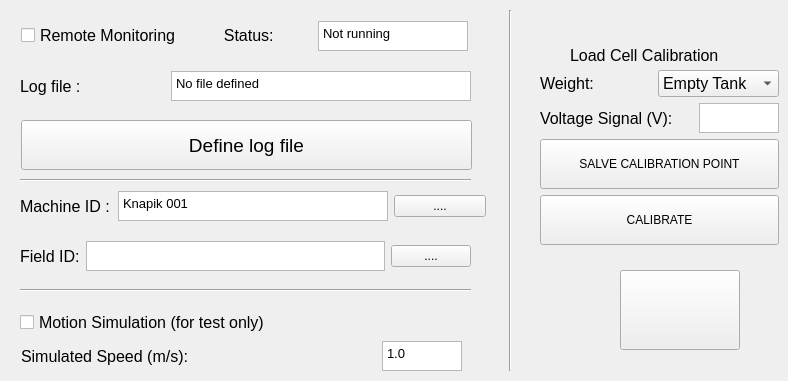
  <widget class="QWidget" name="aux">
   <attribute name="title">
    <string>    CONFIG   02 </string>
   </attribute>
   <widget class="QPushButton" name="bt_back_conf">
    <property name="geometry">
     <rect>
      <x>620</x>
      <y>270</y>
      <width>120</width>
      <height>80</height>
     </rect>
    </property>
    <property name="minimumSize">
     <size>
      <width>120</width>
      <height>80</height>
     </size>
    </property>
    <property name="maximumSize">
     <size>
      <width>120</width>
      <height>80</height>
     </size>
    </property>
    <property name="font">
     <font>
      <pointsize>14</pointsize>
     </font>
    </property>
    <property name="text">
     <string/>
    </property>
    <property name="icon">
     <iconset>
      <normaloff>back.png</normaloff>back.png</iconset>
    </property>
    <property name="iconSize">
     <size>
      <width>64</width>
      <height>64</height>
     </size>
    </property>
   </widget>
   <widget class="QCheckBox" name="cb_motion_simulate">
    <property name="geometry">
     <rect>
      <x>20</x>
      <y>309</y>
      <width>439</width>
      <height>27</height>
     </rect>
    </property>
    <property name="font">
     <font>
      <pointsize>12</pointsize>
     </font>
    </property>
    <property name="text">
     <string>Motion Simulation (for test only)</string>
    </property>
   </widget>
   <widget class="QWidget" name="layoutWidget_4">
    <property name="geometry">
     <rect>
      <x>20</x>
      <y>70</y>
      <width>451</width>
      <height>32</height>
     </rect>
    </property>
    <layout class="QHBoxLayout" name="horizontalLayout_6">
     <item>
      <widget class="QLabel" name="label_40">
       <property name="font">
        <font>
         <pointsize>12</pointsize>
        </font>
       </property>
       <property name="text">
        <string>Log file :</string>
       </property>
      </widget>
     </item>
     <item>
      <widget class="QPlainTextEdit" name="ql_logfile">
       <property name="minimumSize">
        <size>
         <width>250</width>
         <height>0</height>
        </size>
       </property>
       <property name="maximumSize">
        <size>
         <width>300</width>
         <height>30</height>
        </size>
       </property>
       <property name="font">
        <font>
         <pointsize>10</pointsize>
        </font>
       </property>
       <property name="plainText">
        <string>No file defined</string>
       </property>
      </widget>
     </item>
    </layout>
   </widget>
   <widget class="QWidget" name="layoutWidget_5">
    <property name="geometry">
     <rect>
      <x>21</x>
      <y>20</y>
      <width>447</width>
      <height>32</height>
     </rect>
    </property>
    <layout class="QHBoxLayout" name="horizontalLayout_15">
     <item>
      <widget class="QCheckBox" name="cb_remote">
       <property name="font">
        <font>
         <pointsize>12</pointsize>
        </font>
       </property>
       <property name="text">
        <string>Remote Monitoring           Status:</string>
       </property>
      </widget>
     </item>
     <item>
      <widget class="QPlainTextEdit" name="ql_remote_status">
       <property name="minimumSize">
        <size>
         <width>150</width>
         <height>0</height>
        </size>
       </property>
       <property name="maximumSize">
        <size>
         <width>100</width>
         <height>30</height>
        </size>
       </property>
       <property name="font">
        <font>
         <pointsize>10</pointsize>
        </font>
       </property>
       <property name="plainText">
        <string>Not running</string>
       </property>
      </widget>
     </item>
    </layout>
   </widget>
   <widget class="Line" name="line_4">
    <property name="geometry">
     <rect>
      <x>20</x>
      <y>170</y>
      <width>451</width>
      <height>20</height>
     </rect>
    </property>
    <property name="orientation">
     <enum>Qt::Horizontal</enum>
    </property>
   </widget>
   <widget class="QWidget" name="layoutWidget">
    <property name="geometry">
     <rect>
      <x>21</x>
      <y>340</y>
      <width>441</width>
      <height>32</height>
     </rect>
    </property>
    <layout class="QHBoxLayout" name="horizontalLayout">
     <item>
      <widget class="QLabel" name="label_22">
       <property name="font">
        <font>
         <pointsize>12</pointsize>
         <weight>50</weight>
         <italic>false</italic>
         <bold>false</bold>
        </font>
       </property>
       <property name="text">
        <string>Simulated Speed (m/s):</string>
       </property>
      </widget>
     </item>
     <item>
      <widget class="QPlainTextEdit" name="ql_sim_speed">
       <property name="maximumSize">
        <size>
         <width>80</width>
         <height>30</height>
        </size>
       </property>
       <property name="font">
        <font>
         <pointsize>10</pointsize>
        </font>
       </property>
       <property name="plainText">
        <string>1.0</string>
       </property>
      </widget>
     </item>
    </layout>
   </widget>
   <widget class="Line" name="line_5">
    <property name="geometry">
     <rect>
      <x>20</x>
      <y>280</y>
      <width>451</width>
      <height>20</height>
     </rect>
    </property>
    <property name="orientation">
     <enum>Qt::Horizontal</enum>
    </property>
   </widget>
   <widget class="QWidget" name="layoutWidget_8">
    <property name="geometry">
     <rect>
      <x>20</x>
      <y>190</y>
      <width>466</width>
      <height>32</height>
     </rect>
    </property>
    <layout class="QHBoxLayout" name="horizontalLayout_10">
     <item>
      <widget class="QLabel" name="label_41">
       <property name="font">
        <font>
         <pointsize>12</pointsize>
        </font>
       </property>
       <property name="text">
        <string>Machine ID :</string>
       </property>
      </widget>
     </item>
     <item>
      <widget class="QPlainTextEdit" name="ql_machine_id">
       <property name="minimumSize">
        <size>
         <width>250</width>
         <height>0</height>
        </size>
       </property>
       <property name="maximumSize">
        <size>
         <width>270</width>
         <height>30</height>
        </size>
       </property>
       <property name="font">
        <font>
         <pointsize>10</pointsize>
        </font>
       </property>
       <property name="plainText">
        <string>Knapik 001</string>
       </property>
      </widget>
     </item>
     <item>
      <widget class="QPushButton" name="kbd">
       <property name="text">
        <string>....</string>
       </property>
      </widget>
     </item>
    </layout>
   </widget>
   <widget class="QWidget" name="layoutWidget_9">
    <property name="geometry">
     <rect>
      <x>20</x>
      <y>240</y>
      <width>451</width>
      <height>32</height>
     </rect>
    </property>
    <layout class="QHBoxLayout" name="horizontalLayout_18">
     <item>
      <widget class="QLabel" name="label_42">
       <property name="font">
        <font>
         <pointsize>12</pointsize>
        </font>
       </property>
       <property name="text">
        <string>Field ID:</string>
       </property>
      </widget>
     </item>
     <item>
      <widget class="QPlainTextEdit" name="ql_field_id">
       <property name="minimumSize">
        <size>
         <width>250</width>
         <height>0</height>
        </size>
       </property>
       <property name="maximumSize">
        <size>
         <width>300</width>
         <height>30</height>
        </size>
       </property>
       <property name="font">
        <font>
         <pointsize>10</pointsize>
        </font>
       </property>
       <property name="plainText">
        <string/>
       </property>
      </widget>
     </item>
     <item>
      <widget class="QPushButton" name="kbd1">
       <property name="text">
        <string>....</string>
       </property>
      </widget>
     </item>
    </layout>
   </widget>
   <widget class="QLabel" name="label_43">
    <property name="geometry">
     <rect>
      <x>570</x>
      <y>40</y>
      <width>181</width>
      <height>30</height>
     </rect>
    </property>
    <property name="font">
     <font>
      <pointsize>12</pointsize>
     </font>
    </property>
    <property name="text">
     <string>Load Cell Calibration</string>
    </property>
   </widget>
   <widget class="Line" name="line_6">
    <property name="geometry">
     <rect>
      <x>490</x>
      <y>10</y>
      <width>41</width>
      <height>361</height>
     </rect>
    </property>
    <property name="orientation">
     <enum>Qt::Vertical</enum>
    </property>
   </widget>
   <widget class="QWidget" name="">
    <property name="geometry">
     <rect>
      <x>540</x>
      <y>70</y>
      <width>239</width>
      <height>179</height>
     </rect>
    </property>
    <layout class="QVBoxLayout" name="verticalLayout_2">
     <item>
      <layout class="QHBoxLayout" name="horizontalLayout_17">
       <item>
        <widget class="QLabel" name="lb_cal">
         <property name="font">
          <font>
           <pointsize>12</pointsize>
          </font>
         </property>
         <property name="text">
          <string>Weight:</string>
         </property>
        </widget>
       </item>
       <item>
        <widget class="QComboBox" name="list_cal_wgt">
         <property name="font">
          <font>
           <pointsize>12</pointsize>
          </font>
         </property>
         <item>
          <property name="text">
           <string>Empty Tank</string>
          </property>
         </item>
         <item>
          <property name="text">
           <string>Tank + 5kg </string>
          </property>
         </item>
         <item>
          <property name="text">
           <string>Tank + 10 kg</string>
          </property>
         </item>
         <item>
          <property name="text">
           <string>Tank + 15 kg</string>
          </property>
         </item>
        </widget>
       </item>
      </layout>
     </item>
     <item>
      <layout class="QHBoxLayout" name="horizontalLayout_19">
       <item>
        <widget class="QLabel" name="label_44">
         <property name="font">
          <font>
           <pointsize>12</pointsize>
          </font>
         </property>
         <property name="text">
          <string>Voltage Signal (V):</string>
         </property>
        </widget>
       </item>
       <item>
        <widget class="QPlainTextEdit" name="qd_voltage_cal">
         <property name="minimumSize">
          <size>
           <width>30</width>
           <height>0</height>
          </size>
         </property>
         <property name="maximumSize">
          <size>
           <width>80</width>
           <height>30</height>
          </size>
         </property>
         <property name="font">
          <font>
           <pointsize>10</pointsize>
          </font>
         </property>
         <property name="plainText">
          <string/>
         </property>
        </widget>
       </item>
      </layout>
     </item>
     <item>
      <widget class="QPushButton" name="bt_save_cal">
       <property name="minimumSize">
        <size>
         <width>0</width>
         <height>50</height>
        </size>
       </property>
       <property name="text">
        <string>SALVE CALIBRATION POINT</string>
       </property>
      </widget>
     </item>
     <item>
      <widget class="QPushButton" name="bt_calibrate">
       <property name="minimumSize">
        <size>
         <width>0</width>
         <height>50</height>
        </size>
       </property>
       <property name="text">
        <string>CALIBRATE</string>
       </property>
      </widget>
     </item>
    </layout>
   </widget>
   <widget class="QPushButton" name="bt_define_logfile">
    <property name="geometry">
     <rect>
      <x>21</x>
      <y>120</y>
      <width>451</width>
      <height>50</height>
     </rect>
    </property>
    <property name="minimumSize">
     <size>
      <width>0</width>
      <height>50</height>
     </size>
    </property>
    <property name="maximumSize">
     <size>
      <width>16777215</width>
      <height>50</height>
     </size>
    </property>
    <property name="font">
     <font>
      <pointsize>14</pointsize>
     </font>
    </property>
    <property name="text">
     <string>Define log file</string>
    </property>
    <property name="icon">
     <iconset>
      <normaloff>file.png</normaloff>file.png</iconset>
    </property>
    <property name="iconSize">
     <size>
      <width>32</width>
      <height>32</height>
     </size>
    </property>
   </widget>
   <zorder>layoutWidget</zorder>
   <zorder>layoutWidget</zorder>
   <zorder>bt_back_conf</zorder>
   <zorder>cb_motion_simulate</zorder>
   <zorder>layoutWidget_4</zorder>
   <zorder>layoutWidget_5</zorder>
   <zorder>layoutWidget_6</zorder>
   <zorder>line_4</zorder>
   <zorder>line_5</zorder>
   <zorder>layoutWidget_8</zorder>
   <zorder>layoutWidget_9</zorder>
   <zorder>label_43</zorder>
   <zorder>lb_cal</zorder>
   <zorder>list_cal_wgt</zorder>
   <zorder>ql_field_id</zorder>
   <zorder>label_44</zorder>
   <zorder>qd_voltage_cal</zorder>
   <zorder>line_6</zorder>
  </widget>
